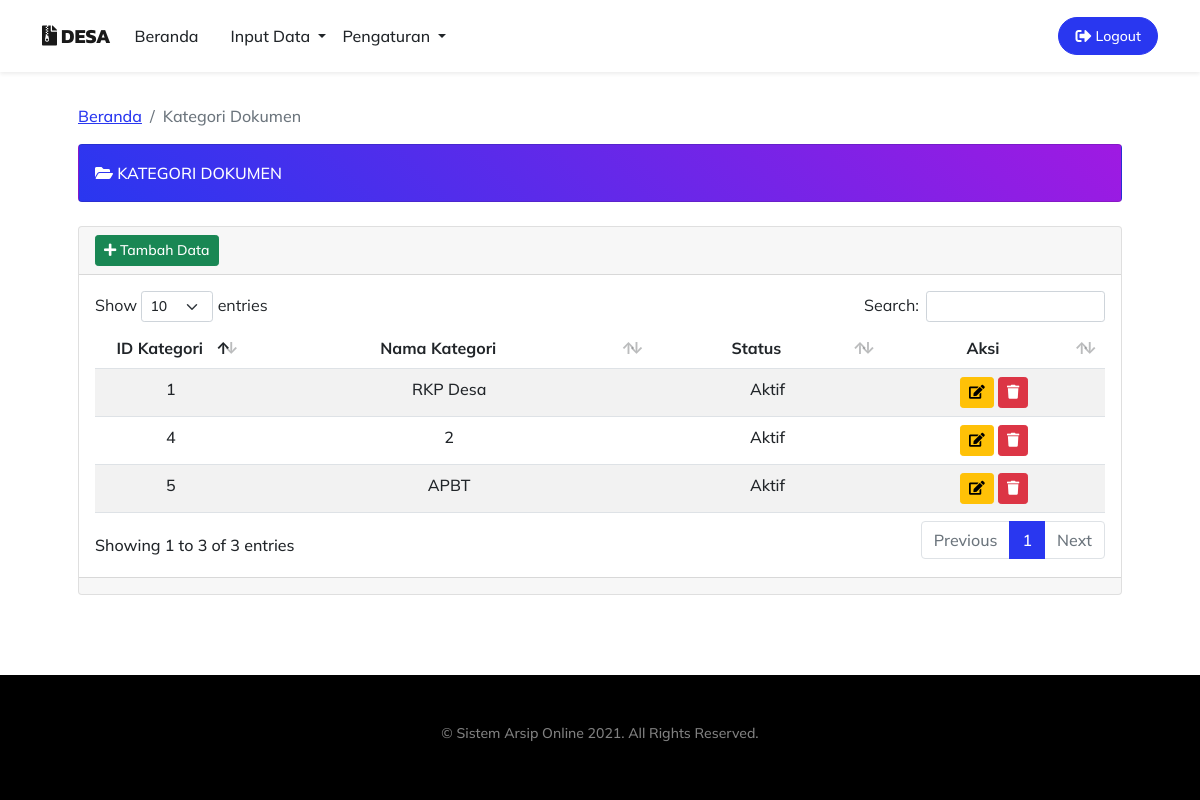
/index.php?page=kategori (signed in), run on the app's committed database.
### tables this page shows
CREATE TABLE `tbl_kategori_dokumen` (
  `id` int(11) NOT NULL AUTO_INCREMENT,
  `nama_kategori` varchar(200) DEFAULT NULL,
  `status` enum('Aktif','Tidak') DEFAULT NULL,
  PRIMARY KEY (`id`) USING BTREE
);

### model/dbconfig.php (called while the page is built, shortened)
<?php
class Db_config
{
    protected $connection;
    public function __construct()
    {
        if (!isset($this->connection)) {
            $this->connection = new mysqli(constant("DB_HOST"), constant("DB_USER"), constant("DB_PASS"), constant("DB_NAME"));
        }
        return $this->connection;
    }
}

### model/m_kategori.php (called while the page is built, shortened)
<?php
require_once "dbconfig.php";
class M_kategori extends Db_config
{
    public $table = 'tbl_kategori_dokumen';
    public function read($where = array())
    {
        $query = "SELECT * FROM $this->table";
        $result = $this->connection->query($query);
        return $result;
    }
}

### kategori/index.php (the view, shortened to what this page needs)
<?php require_once "model/m_kategori.php";?>
<?php $crud = new m_kategori();?>
<?php $result_set = $crud->read();?>
<section>
    <div class="container px-5">
        <nav aria-label="breadcrumb">
            <ol class="breadcrumb">
                <li class="breadcrumb-item"><a href="?page=beranda">Beranda</a></li>
                <li class="breadcrumb-item active" aria-current="page">Kategori Dokumen</li>
            </ol>
        </nav>
        <div class="row gx-5 align-items-center">
            <div class="col-lg-12 mb-4">
                <div class="card bg-gradient-primary-to-secondary text-white">
                    <div class="card-body text-uppercase">
                        <i class="fas fa-folder-open"></i> Kategori Dokumen
                    </div>
                </div>
            </div>
            <div class="col-lg-12">
                <div class="card">
                    <div class="card-header">
                        <a href="?page=kategori&aksi=add" class="btn btn-sm btn-success"><i class="fas fa-plus"></i> Tambah Data</a>
                    </div>
                    <div class="card-body">
                        <table id="example" class="table table-striped" style="width:100%">
                            <thead>
                                <tr align="center">
                                    <th width="15%">ID Kategori</th>
                                    <th>Nama Kategori</th>
                                    <th>Status</th>
                                    <th>Aksi</th>
                                </tr>
                            </thead>
                            <tbody>
                                <?php while ($result = mysqli_fetch_assoc($result_set)) {?>
                                <tr align="center">
                                    <td><?php echo $result["id"]; ?></td>
                                    <td><?php echo $result["nama_kategori"]; ?></td>
                                    <td><?php echo $result["status"]; ?></td>
                                    <td>
                                        <a href="?page=kategori&aksi=edit&id=<?php echo $result['id'] ?>" class="btn btn-sm btn-warning" title="Edit"><i class="fas fa-edit"></i></a>
                                        <a href="?page=kategori&aksi=delete&id=<?php echo $result['id'] ?>" class="btn btn-sm btn-danger" title="Hapus" onclick="return confirm('Apakah anda yakin akan menghapus data ini..?')"><i class="fas fa-trash"></i></a>
                                    </td>
                                </tr>
                                <?php }?>
                            </tbody>
                        </table>
                    </div>
                    <div class="card-footer">
                    </div>
                </div>
            </div>
        </div>
    </div>
</section>

### data on the page
tbl_kategori_dokumen: id "1", nama_kategori "RKP Desa", status "Aktif"
tbl_kategori_dokumen: id "4", nama_kategori "2", status "Aktif"
tbl_kategori_dokumen: id "5", nama_kategori "APBT", status "Aktif"
